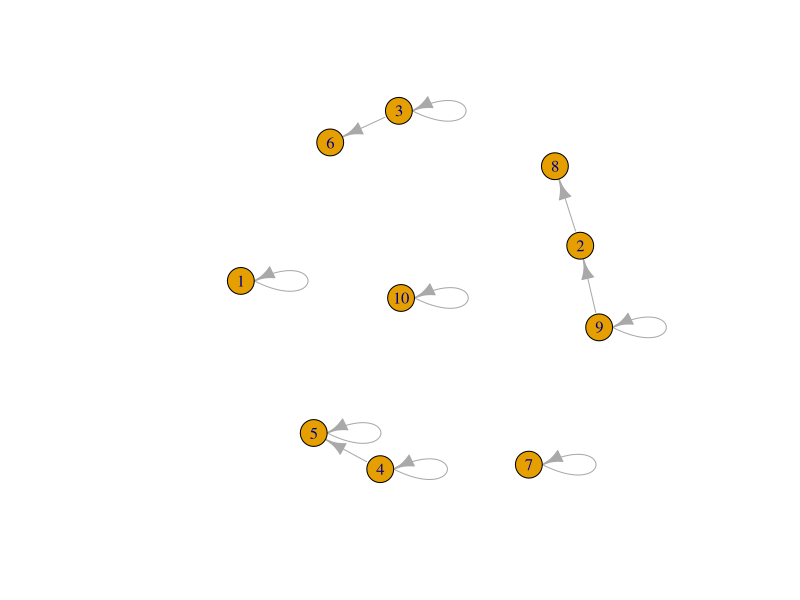

R code for this plot:
## ---- chunk 1
knitr::opts_chunk$set(echo = FALSE)
## ---- chunk 2
library(igraph)
set.seed(8)
E <-  erdos.renyi.game(10,0.05,loops = TRUE,directed=TRUE)
M <- as.matrix(get.adjacency(E))
ind <- c(which(rowSums(M)==0),5)
diag(M)[ind] <- 1
plot(graph_from_adjacency_matrix(t(M)))
## ---- chunk 3
n.herds = 10
param.default <- list(n.ram = 2,
                      n.ewe = 40,
                      career.ram = 8,
                      career.ewe = 8,
                      age.min.ram = 0,
                      age.min.ewe = 0,
                      age.repro.ewe = 3,
                      age.repro.ram = 1
    )
param.default$rate.repro = as.data.frame(cbind(c(0,1,2),c(0,1,0)))
names(param.default$rate.repro) = c('nb.lambs','probability')
param = lapply(1:n.herds,function(i) param.default)
